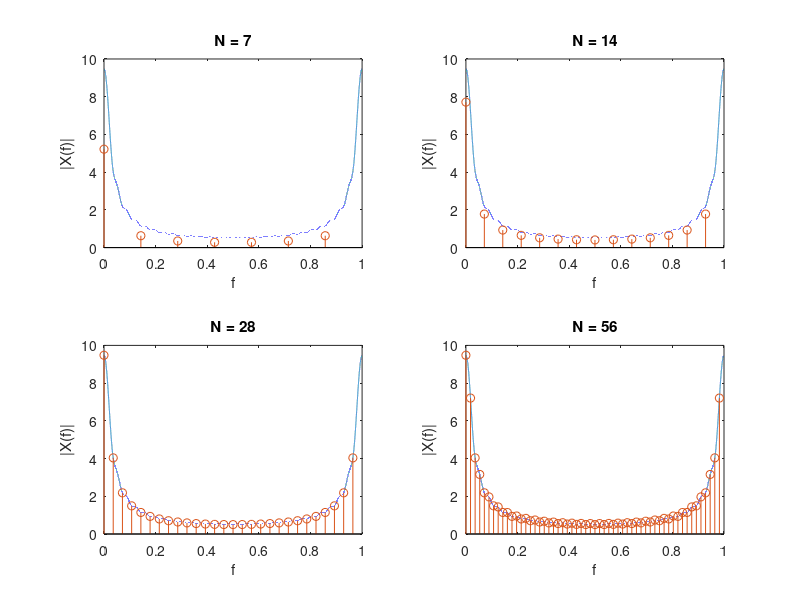

Recreate this plot in MATLAB.
close all

N_x = 28;

% Create an array of values between [0,1]:
f = 0 : 1/100000 : 1;

% Calculate X(f) for the given range:
X_f = (1-(0.9*exp(-j*2*pi*f)).^N_x)./(1-0.9*exp(-j*2*pi*f));
X_f = abs(X_f); % Magnitude response.



N_1 = N_x / 4;
N_2 = N_x / 2;
N_3 = N_x;
N_4 = N_x * 2;

n = 0 : 1 : N_x - 1;
x_n = 0.9.^n;

fft_1 = fft(x_n,N_1);
k1 = 0 : 1 : N_1-1;
f1 = k1./N_1;

fft_2 = fft(x_n,N_2);
k2 = 0 : 1 : N_2-1;
f2 = k2./N_2;

fft_3 = fft(x_n,N_3);
k3 = 0 : 1 : N_3-1;
f3 = k3./N_3;

fft_4 = fft(x_n,N_4);
k4 = 0 : 1 : N_4-1;
f4 = k4./N_4;

subplot(2,2,1);
plot(f,X_f);
hold on;
stem(f1,abs(fft_1));
title("N = 7");
xlabel('f');
ylabel('|X(f)|');

subplot(2,2,2);
plot(f,X_f);
hold on;
stem(f2,abs(fft_2));
title("N = 14");
xlabel('f');
ylabel('|X(f)|');

subplot(2,2,3);
plot(f,X_f);
hold on;
stem(f3,abs(fft_3));
title("N = 28");
xlabel('f');
ylabel('|X(f)|');

subplot(2,2,4);
plot(f,X_f);
hold on;
stem(f4,abs(fft_4));
title("N = 56");
xlabel('f');
ylabel('|X(f)|');




